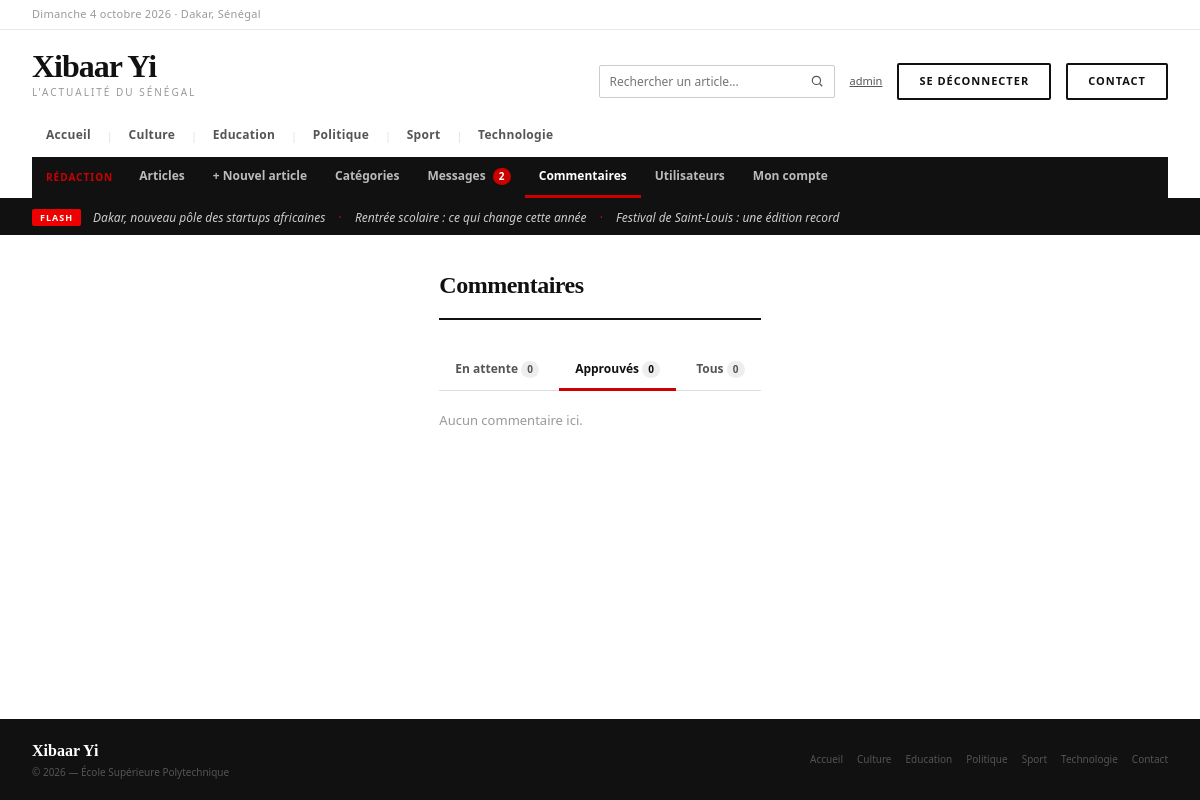
Page /admin/commentaires/liste.php?statut=approuve (signed in) on the earlier database version.
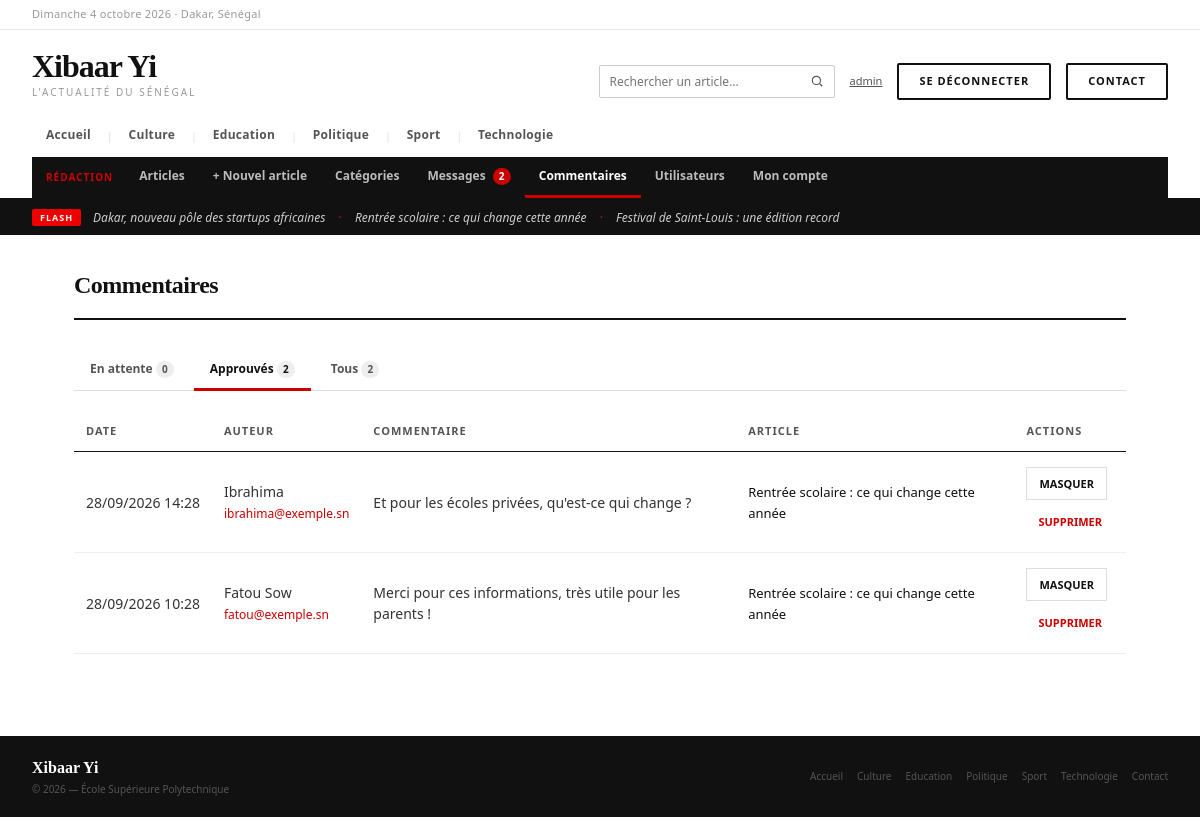
Same page on the later database version.
### tables this page shows
CREATE TABLE IF NOT EXISTS categories (
    id  INT AUTO_INCREMENT PRIMARY KEY,
    nom VARCHAR(100) NOT NULL UNIQUE
);

CREATE TABLE IF NOT EXISTS articles (
    id                 INT AUTO_INCREMENT PRIMARY KEY,
    titre              VARCHAR(255) NOT NULL,
    description_courte TEXT NOT NULL,
    contenu            LONGTEXT NOT NULL,
    image              VARCHAR(255) DEFAULT '',
    date_publication   DATETIME NOT NULL DEFAULT CURRENT_TIMESTAMP,
    vues               INT NOT NULL DEFAULT 0,
    id_categorie       INT NOT NULL,
    id_auteur          INT NOT NULL,
    FOREIGN KEY (id_categorie) REFERENCES categories(id) ON DELETE CASCADE,
    FOREIGN KEY (id_auteur)    REFERENCES utilisateurs(id) ON DELETE CASCADE
);

CREATE TABLE IF NOT EXISTS commentaires (
    id            INT AUTO_INCREMENT PRIMARY KEY,
    id_article    INT NOT NULL,
    nom           VARCHAR(100) NOT NULL,
    email         VARCHAR(150) NOT NULL,
    contenu       TEXT NOT NULL,
    date_envoi    DATETIME NOT NULL DEFAULT CURRENT_TIMESTAMP,
    statut        ENUM('en_attente', 'approuve') NOT NULL DEFAULT 'en_attente',
    FOREIGN KEY (id_article) REFERENCES articles(id) ON DELETE CASCADE
);

### includes/config.php (called while the page is built, shortened)
<?php
function url($chemin = '')
{
    return BASE_URL . '/' . ltrim($chemin, '/');
}

### public/admin/commentaires/liste.php (the view, shortened to what this page needs)
<?php
require_once __DIR__ . '/../../../includes/auth.php';
$filtres = [
    'en_attente' => 'En attente',
    'approuve'   => 'Approuvés',
    'tous'       => 'Tous',
];
$filtre = isset($filtres[$_GET['statut'] ?? '']) ? $_GET['statut'] : 'en_attente';
$where  = $filtre === 'tous' ? '' : 'WHERE c.statut = ?';
$params = $filtre === 'tous' ? [] : [$filtre];
$stmt = $pdo->prepare("
    SELECT c.*, a.titre AS article_titre
    FROM commentaires c
    JOIN articles a ON c.id_article = a.id
    $where
    ORDER BY c.date_envoi DESC
");
$stmt->execute($params);
$commentaires = $stmt->fetchAll(PDO::FETCH_ASSOC);
$compteurs = ['en_attente' => 0, 'approuve' => 0];
foreach ($pdo->query("SELECT statut, COUNT(*) AS n FROM commentaires GROUP BY statut") as $ligne) {
    $compteurs[$ligne['statut']] = (int) $ligne['n'];
}
$compteurs['tous'] = $compteurs['en_attente'] + $compteurs['approuve'];
include __DIR__ . '/../../../includes/entete.php';
?>
<div style="max-width:1100px; margin:32px auto; padding:0 24px;">
    <div class="page-header">
        <h1 class="page-title">Commentaires</h1>
    </div>
    <nav class="onglets">
        <?php foreach ($filtres as $cle => $libelle) : ?>
            <a href="<?= url('admin/commentaires/liste.php') ?>?statut=<?= $cle ?>"
               class="<?= $cle === $filtre ? 'actif' : '' ?>">
                <?= $libelle ?> <span class="onglet-compteur"><?= $compteurs[$cle] ?></span>
            </a>
        <?php endforeach; ?>
    </nav>
    <?php if (empty($commentaires)) : ?>
        <p style="font-size:13px; color:#999;">Aucun commentaire ici.</p>
    <?php else : ?>
        <table class="table">
            <thead>
                <tr>
                    <th>Date</th>
                    <th>Auteur</th>
                    <th>Commentaire</th>
                    <th>Article</th>
                    <th>Actions</th>
                </tr>
            </thead>
            <tbody>
                <?php foreach ($commentaires as $c) : ?>
                <tr style="<?= $c['statut'] === 'en_attente' ? 'background:#fffaf5;' : '' ?>">
                    <td style="white-space:nowrap;">
                        <?= date('d/m/Y H:i', strtotime($c['date_envoi'])) ?>
                    </td>
                    <td>
                        <?= htmlspecialchars($c['nom']) ?><br>
                        <a href="mailto:<?= htmlspecialchars($c['email']) ?>" style="font-size:12px; color:#cc0000;">
                            <?= htmlspecialchars($c['email']) ?>
                        </a>
                    </td>
                    <td><?= nl2br(htmlspecialchars($c['contenu'])) ?></td>
                    <td>
                        <a href="<?= url('article.php') ?>?id=<?= $c['id_article'] ?>#commentaires" style="color:#111; font-size:13px;">
                            <?= htmlspecialchars($c['article_titre']) ?>
                        </a>
                    </td>
                    <td>
                        <div style="display:flex; flex-direction:column; gap:6px; align-items:flex-start;">
                            <?php if ($c['statut'] === 'en_attente') : ?>
                            <form method="POST" action="<?= url('admin/commentaires/action.php') ?>" class="form-inline">
                                <?= csrf_champ() ?>
                                <input type="hidden" name="id" value="<?= $c['id'] ?>">
                                <input type="hidden" name="action" value="approuver">
                                <input type="hidden" name="retour" value="<?= $filtre ?>">
                                <button type="submit" class="btn btn-secondary" style="cursor:pointer; font-family:inherit;">Approuver</button>
                            </form>
                            <?php else : ?>
                            <form method="POST" action="<?= url('admin/commentaires/action.php') ?>" class="form-inline">
                                <button type="submit" class="btn btn-secondary" style="cursor:pointer; font-family:inherit; white-space:nowrap;">Masquer</button>
                            </form>
                            <?php endif; ?>
                            <form method="POST" action="<?= url('admin/commentaires/action.php') ?>" class="form-inline"
                                  onsubmit="return confirm('Supprimer ce commentaire ?')">
                                <button type="submit" class="btn btn-danger">Supprimer</button>
                            </form>
                        </div>
                    </td>
                </tr>
                <?php endforeach; ?>
            </tbody>
        </table>
    <?php endif; ?>
</div>
<?php include __DIR__ . '/../../../includes/pied.php'; ?>

### includes/entete.php (shortened to what this page needs)
<?php
require_once __DIR__ . '/auth.php';
?>
<!DOCTYPE html>
<html lang="fr">
<head>
    <link rel="stylesheet" href="<?= url('assets/css/style.css') ?>">
</head>
<body>
<div class="site">
    <div class="topbar">
        <div class="topbar-date">
            <?php
            $jours_fr = ['Monday'=>'Lundi','Tuesday'=>'Mardi','Wednesday'=>'Mercredi','Thursday'=>'Jeudi','Friday'=>'Vendredi','Saturday'=>'Samedi','Sunday'=>'Dimanche'];
            $mois_fr = ['January'=>'janvier','February'=>'février','March'=>'mars','April'=>'avril','May'=>'mai','June'=>'juin','July'=>'juillet','August'=>'août','September'=>'septembre','October'=>'octobre','November'=>'novembre','December'=>'décembre'];
            $nom_jour = $jours_fr[date('l')] ?? date('l');
            $nom_mois = $mois_fr[date('F')]  ?? date('F');
            echo $nom_jour . ' ' . date('j') . ' ' . $nom_mois . ' ' . date('Y') . ' · Dakar, Sénégal';
            ?>
        </div>
    </div>
    <div class="header">
        <div class="header-main">
            <a href="<?= url('index.php') ?>" style="text-decoration:none;">
                <div class="logo-wordmark">Xibaar Yi</div>
                <div class="logo-tagline">L'actualité du Sénégal</div>
            </a>
            <div class="header-actions">
                <form method="GET" action="<?= url('index.php') ?>" class="recherche" role="search">
                    <input type="search" name="q" placeholder="Rechercher un article..." aria-label="Rechercher un article"
                           value="<?= htmlspecialchars($_GET['q'] ?? '', ENT_QUOTES, 'UTF-8') ?>">
                    <button type="submit" aria-label="Lancer la recherche">
                        <svg width="14" height="14" viewBox="0 0 24 24" fill="none" stroke="currentColor" stroke-width="2"><circle cx="11" cy="11" r="7"/><path d="M21 21l-4.3-4.3"/></svg>
                    </button>
                </form>
                <?php if (isset($_SESSION['user_role'])) : ?>
                    <a href="<?= url('admin/compte.php') ?>" class="lien-compte" title="Mon compte">
                        <?php echo htmlspecialchars($_SESSION['user_login'], ENT_QUOTES, 'UTF-8'); ?>
                    </a>
                    <form method="POST" action="<?= url('deconnexion.php') ?>" class="form-inline">
                        <button type="submit" class="btn-cnx">Se déconnecter</button>
                    </form>
                <?php else : ?>
                    <a href="<?= url('connexion.php') ?>" class="btn-cnx">Se connecter</a>
                <?php endif; ?>
                <a href="<?= url('contact.php') ?>" class="btn-cnx">Contact</a>
            </div>
        </div>
        <nav class="nav-cats">
            <?php $active_all = (basename($_SERVER['SCRIPT_NAME'] ?? '') === 'index.php' && empty($_GET['categorie'])) ? 'active' : ''; ?>
            <a href="<?= url('index.php') ?>" class="<?php echo $active_all; ?>">Accueil</a>
            <?php
            if (isset($pdo)) {
                $stmt_nav = $pdo->query("SELECT id, nom FROM categories ORDER BY nom ASC");
                while ($cat = $stmt_nav->fetch(PDO::FETCH_ASSOC)) {
                    $nom = $cat['nom'];
                    $is_active = (isset($_GET['categorie']) && $_GET['categorie'] === $nom) ? 'active' : '';
                    echo '<span class="sep">|</span>';
                    echo '<a href="' . url('index.php') . '?categorie=' . urlencode($nom) . '" class="' . $is_active . '">';
                    echo htmlspecialchars($nom);
                    echo '</a>';
                }
            }
            ?>
        </nav>
        <?php if (in_array($_SESSION['user_role'] ?? '', ['editeur', 'administrateur'], true)) : ?>
            <?php
            $requetes_compteurs = [
                'admin/messages/liste.php'     => "SELECT COUNT(*) FROM messages_contact WHERE lu = 0",
                'admin/commentaires/liste.php' => "SELECT COUNT(*) FROM commentaires WHERE statut = 'en_attente'",
            ];
            $compteurs_admin = [];
            foreach ($requetes_compteurs as $chemin => $sql) {
                try {
                    $compteurs_admin[$chemin] = (int) $pdo->query($sql)->fetchColumn();
                } catch (PDOException $e) {
                }
            }
            $page_admin = $_SERVER['SCRIPT_NAME'] ?? '';
            $liens_admin = [
                'admin/articles/liste.php'     => 'Articles',
                'admin/articles/ajouter.php'   => '+ Nouvel article',
                'admin/categories/liste.php'   => 'Catégories',
                'admin/messages/liste.php'     => 'Messages',
                'admin/commentaires/liste.php' => 'Commentaires',
            ];
            if ($_SESSION['user_role'] === 'administrateur') {
                $liens_admin['admin/utilisateurs/liste.php'] = 'Utilisateurs';
            }
            $liens_admin['admin/compte.php'] = 'Mon compte';
            $lien_actif = null;
            foreach ($liens_admin as $chemin => $libelle) {
                if (substr($page_admin, -strlen($chemin)) === $chemin) {
                    $lien_actif = $chemin;
                }
            }
            ?>
            <nav class="nav-admin">
                <span class="nav-admin-titre">Rédaction</span>
                <?php foreach ($liens_admin as $chemin => $libelle) : ?>
                    <a href="<?= url($chemin) ?>" class="<?= $chemin === $lien_actif ? 'active' : '' ?>">
                        <?= $libelle ?>
                        <?php if (($compteurs_admin[$chemin] ?? 0) > 0) : ?>
                            <span class="nav-admin-compteur"><?= $compteurs_admin[$chemin] ?></span>
                        <?php endif; ?>
                    </a>
                <?php endforeach; ?>
            </nav>
        <?php endif; ?>
    </div>
    <?php
    $articles_flash = $pdo->query("SELECT id, titre FROM articles
                                   ORDER BY date_publication DESC
                                   LIMIT 3")->fetchAll(PDO::FETCH_ASSOC);
    ?>
    <div class="ticker">
        <div class="ticker-label">FLASH</div>
        <div class="ticker-text">
            <?php if (empty($articles_flash)) : ?>
                Bienvenue sur Xibaar Yi — L'actualité du Sénégal
            <?php else : ?>
                <?php foreach ($articles_flash as $i => $flash) : ?>
                    <?= $i > 0 ? '<span class="ticker-sep">·</span>' : '' ?>
                    <a href="<?= url('article.php') ?>?id=<?= (int) $flash['id'] ?>"><?= htmlspecialchars($flash['titre'], ENT_QUOTES, 'UTF-8') ?></a>
                <?php endforeach; ?>
            <?php endif; ?>
        </div>
    </div>

### includes/pied.php (shortened to what this page needs)
<?php
require_once __DIR__ . '/config.php';
?>
    <div class="footer">
        <div>
            <a href="<?= url('index.php') ?>" style="text-decoration: none;">
                <div class="footer-logo">Xibaar Yi</div>
            </a>
            <div class="footer-text">
                &copy; <?php echo date('Y'); ?> — École Supérieure Polytechnique
            </div>
        </div>
        <div class="footer-links">
            <a href="<?= url('index.php') ?>">Accueil</a>
            <?php
            foreach ($pdo->query("SELECT nom FROM categories ORDER BY nom ASC") as $cat_pied) : ?>
                <a href="<?= url('index.php') ?>?categorie=<?= urlencode($cat_pied['nom']) ?>">
                    <?= htmlspecialchars($cat_pied['nom'], ENT_QUOTES, 'UTF-8') ?>
                </a>
            <?php endforeach; ?>
            <a href="<?= url('contact.php') ?>">Contact</a>
        </div>
    </div>
</div>
</body>
</html>

Differences in the rows shown:
added commentaires: date_envoi "28/09/2026 14:28", nom "Ibrahima", email "ibrahima@exemple.sn", contenu "Et pour les écoles privées, qu'est-ce qui change ?", id_article.titre "Rentrée scolaire : ce qui change cette année"
added commentaires: date_envoi "28/09/2026 10:28", nom "Fatou Sow", email "fatou@exemple.sn", contenu "Merci pour ces informations, très utile pour les parents !", id_article.titre "Rentrée scolaire : ce qui change cette année"
Other differences:
new list line: "Approuvés 2"
new list line: "Tous 2"
text no longer shown: "Aucun commentaire ici."
text now shown: "DATE AUTEUR COMMENTAIRE ARTICLE ACTIONS"
list line gone: "Approuvés 0"
list line gone: "Tous 0"
